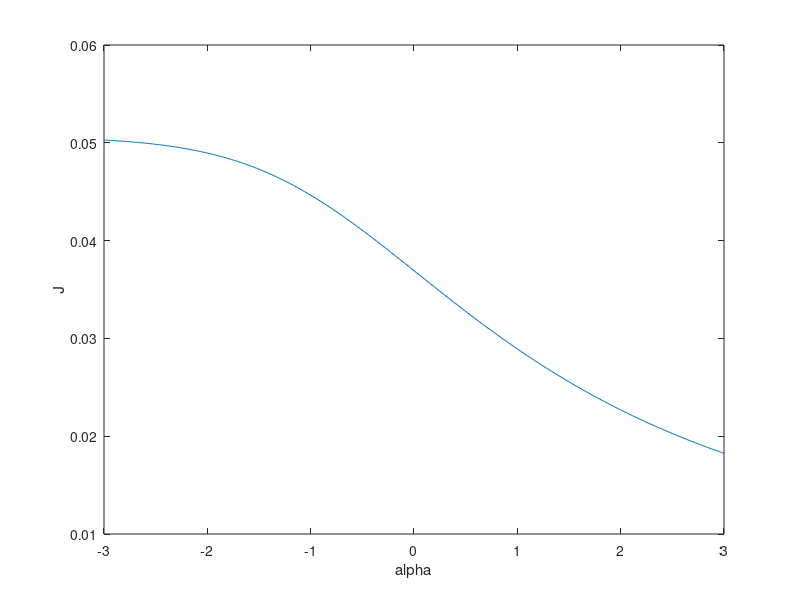

Reproduce this figure in MATLAB.
%% 2x2 for phi_ij = Phi * j = pi * j
clear variables;
clc; clearvars;

% Create the bosonic creation and annihilation operators
S = 2;
s = arrayfun(@sqrt, 1:S);
a = sparse(diag(s, 1));         % Annihilation
a_d = sparse(diag(s, -1));      % Creation
n = sparse(diag(0:size(a)-1));  % Number operator = a * a_d
I = speye(size(a));
a1 = kron(a, kron(I, kron(I, I)));      % a_1
a2 = kron(I, kron(a, kron(I, I)));      % a_2
a3 = kron(I, kron(I, kron(a, I)));      % a_3
a4 = kron(I, kron(I, kron(I, a)));      % a_4
a_d1 = kron(a_d, kron(I, kron(I, I)));  % adagger_1
a_d2 = kron(I, kron(a_d, kron(I, I)));  % adagger_2
a_d3 = kron(I, kron(I, kron(a_d, I)));  % adagger_3
a_d4 = kron(I, kron(I, kron(I, a_d)));  % adagger_4
n1 = kron(n, kron(I, kron(I, I)));      % n_1
n2 = kron(I, kron(n, kron(I, I)));      % n_2
n3 = kron(I, kron(I, kron(n, I)));      % n_3
n4 = kron(I, kron(I, kron(I, n)));      % n_4
I4 = kron(I, kron(I, kron(I, I)));
% --------

U = 1;          % atom-atom interaction energy (in same site)
mu = 0.5;       % Middle of first lobe

% Create terms for the Hamiltonian
H1 = 0.5*U*(n1*(n1-I4)+n2*(n2-I4)+n3*(n3-I4)+n4*(n4-I4));
H2 = -mu*(n1+n2+n3+n4);

prec = 400;     % resolution

alpha_grid = linspace(-3, 3, prec);
beta = 1;
gamma = 1;
eta = 1;

points = [];

for i = 1:length(alpha_grid)
    alpha = alpha_grid(i);
    
    J_bounds = [0 1];
    while (range(J_bounds) > 1e-6)
        J = mean(J_bounds);
        
        % CAN'T DO THIS!!!
        o = 1e-6; % Small but finite guess of order parameters
        o1 = o;
        o2 = o;
        o3 = o;
        o4 = o;
        o1c = conj(o1);
        o2c = conj(o2);
        o3c = conj(o3);
        o4c = conj(o4);
        
        H_c = -J*(alpha*a_d1*a2+...
            eta*a_d2*a3+...
            beta*a_d3*a4+...
            gamma*a_d4*a1);
        
        % Generate the Hamiltonian matrix from order parameter
        H_coup = -J*(alpha*(a2*o1c+a_d1*o2-o1c*o2*I4)+...
            gamma*(a1*o4c+a_d4*o1-o4c*o1*I4)+...
            beta*(a4*o3c+a_d3*o4-o3c*o4*I4)+...
            eta*(a3*o2c+a_d2*o3-o2c*o3*I4));
        
        H = H1 + H2 + H_c + H_c' + H_coup + H_coup';
        
        % Find the groundstate eigenvector gs
        % which has the minimum eigenvalue
        HH = full(H);
        [eigenvectors, eigenvalues] = eig(HH);
        [min_eig, min_eig_idx] = min(diag(eigenvalues));
        gs = eigenvectors(:, min_eig_idx);

        % New order parameters given by <gs | a | gs>
        o1n = gs' * a1 * gs;
        o2n = gs' * a2 * gs;
        o3n = gs' * a3 * gs;
        o4n = gs' * a4 * gs;
        o1nc = conj(o1n);
        o2nc = conj(o2n);
        o3nc = conj(o3n);
        o4nc = conj(o4n);

        % Magnitude of overall order parameter
        o_new = sqrt(o1n*o1nc + o2n*o2nc + o3n*o3nc + o4n*o4nc);
                
        if (o_new < o)          % Mott-Insulating
            J_bounds(1) = J;
        else                    % Superfluid
            J_bounds(2) = J;
        end
    end
    
    points = [points; [alpha, mean(J_bounds)]];
    fprintf("%2.0f%%\n", 100*i/prec);
end
%%
plot(points(:, 1), points(:, 2));
xlabel("alpha");
ylabel("J");